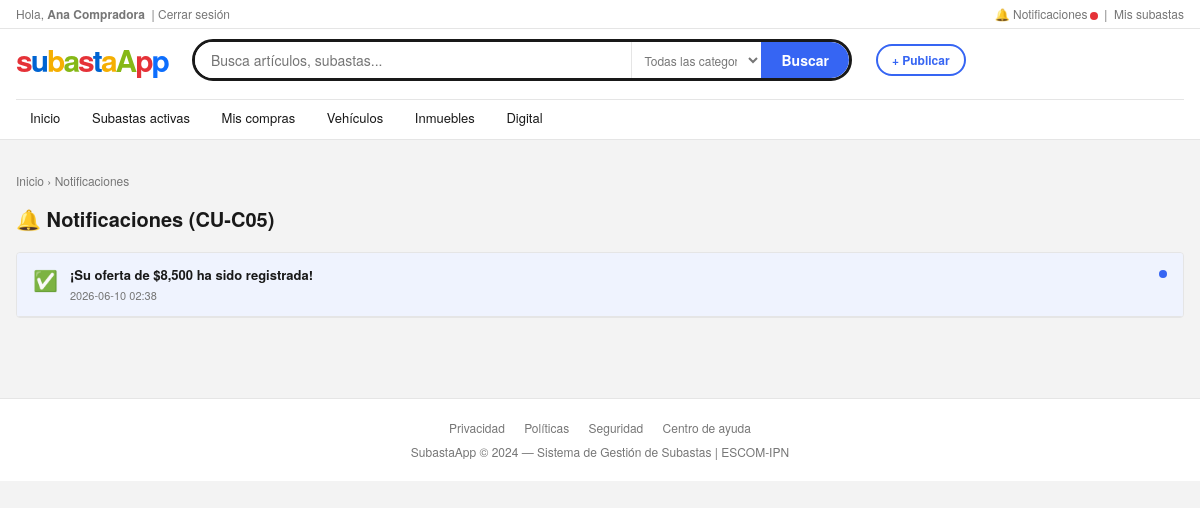
/notificaciones (signed in), run on the app's committed database.
### tables this page shows
CREATE TABLE notificacion (
        id_notificacion INTEGER PRIMARY KEY AUTOINCREMENT,
        id_usuario      INTEGER NOT NULL REFERENCES usuario(id_usuario),
        mensaje         TEXT    NOT NULL,
        tipo            TEXT    NOT NULL DEFAULT 'Info',  -- Exito, Info, Advertencia, Error
        leida           INTEGER NOT NULL DEFAULT 0,
        fecha           TEXT    NOT NULL DEFAULT (datetime('now')),
        id_ref          INTEGER             -- id de subasta o articulo relacionado
    );

### app.py (the view)
@app.route("/notificaciones")
@login_required
def notificaciones():
    db = get_db()
    notifs = db.execute(
        "SELECT * FROM notificacion WHERE id_usuario=? ORDER BY fecha DESC",
        (session["user_id"],)
    ).fetchall()
    db.execute("UPDATE notificacion SET leida=1 WHERE id_usuario=?", (session["user_id"],))
    db.commit()
    db.close()
    return render_template("notificaciones.html", notifs=notifs)

### app.py (called while the page is built)
def login_required(f):
    @wraps(f)
    def decorated(*args, **kwargs):
        if "user_id" not in session:
            flash("Inicia sesión para continuar.", "warning")
            return redirect(url_for("login"))
        return f(*args, **kwargs)
    return decorated

### database.py (called while the page is built)
def get_db():
    conn = sqlite3.connect(DB_PATH)
    conn.row_factory = sqlite3.Row
    conn.execute("PRAGMA foreign_keys = ON")
    return conn

### templates/notificaciones.html (shortened to what this page needs)
{% extends "base.html" %}
{% block content %}
<div class="eb-breadcrumb"><a href="/">Inicio</a> › <span>Notificaciones</span></div>
<div style="font-size:20px;font-weight:700;margin:10px 0 18px;">🔔 Notificaciones (CU-C05)</div>
{% if notifs %}
<div style="background:#fff;border:1px solid var(--eb-border);border-radius:4px;overflow:hidden;">
  {% for n in notifs %}
  <div style="padding:12px 16px;border-bottom:1px solid var(--eb-border);display:flex;gap:12px;align-items:flex-start;
    background:{% if not n.leida %}#eff3fe{% else %}#fff{% endif %};">
    <div style="font-size:20px;flex-shrink:0;">
      {% if n.tipo=='Exito' %}✅{% elif n.tipo=='Advertencia' %}⚠️{% elif n.tipo=='Error' %}❌{% else %}ℹ️{% endif %}
    </div>
    <div style="flex:1;">
      <div style="font-size:13px;{% if not n.leida %}font-weight:600;{% endif %}color:var(--eb-text);">{{ n.mensaje }}</div>
      <div style="font-size:11px;color:var(--eb-text2);margin-top:3px;">{{ n.fecha[:16] }}</div>
    </div>
    {% if not n.leida %}
    <div style="width:8px;height:8px;border-radius:50%;background:var(--eb-blue);margin-top:5px;flex-shrink:0;"></div>
    {% endif %}
  </div>
  {% endfor %}
</div>
{% endif %}
{% endblock %}

### templates/base.html (style rules this page uses)
:root { --eb-blue:#3665f3; --eb-blue-dark:#2b52cc; --eb-red:#e53238; --eb-green:#86b817; --eb-yellow:#f5af02; --eb-gray:#767676; --eb-border:#e5e5e5; --eb-bg:#f3f3f3; --eb-text:#191919; --eb-text2:#767676; --eb-white:#fff; --eb-radius:4px; }
* { box-sizing:border-box; }
body { background:var(--eb-bg);font-family:"Helvetica Neue",Helvetica,Arial,sans-serif;color:var(--eb-text);font-size:13px;margin:0; }
.eb-breadcrumb { font-size:12px;color:var(--eb-text2);padding:8px 0 4px; }
.eb-breadcrumb a { color:var(--eb-text2);text-decoration:none; }
.eb-breadcrumb span { color:var(--eb-text2); }

### data on the page
notificacion: mensaje "¡Su oferta de $8,500 ha sido registrada!", fecha "2026-06-10 02:38", leida 0 (drawn)

### other printed values
{{ session.user_nombre }} "Ana Compradora"
